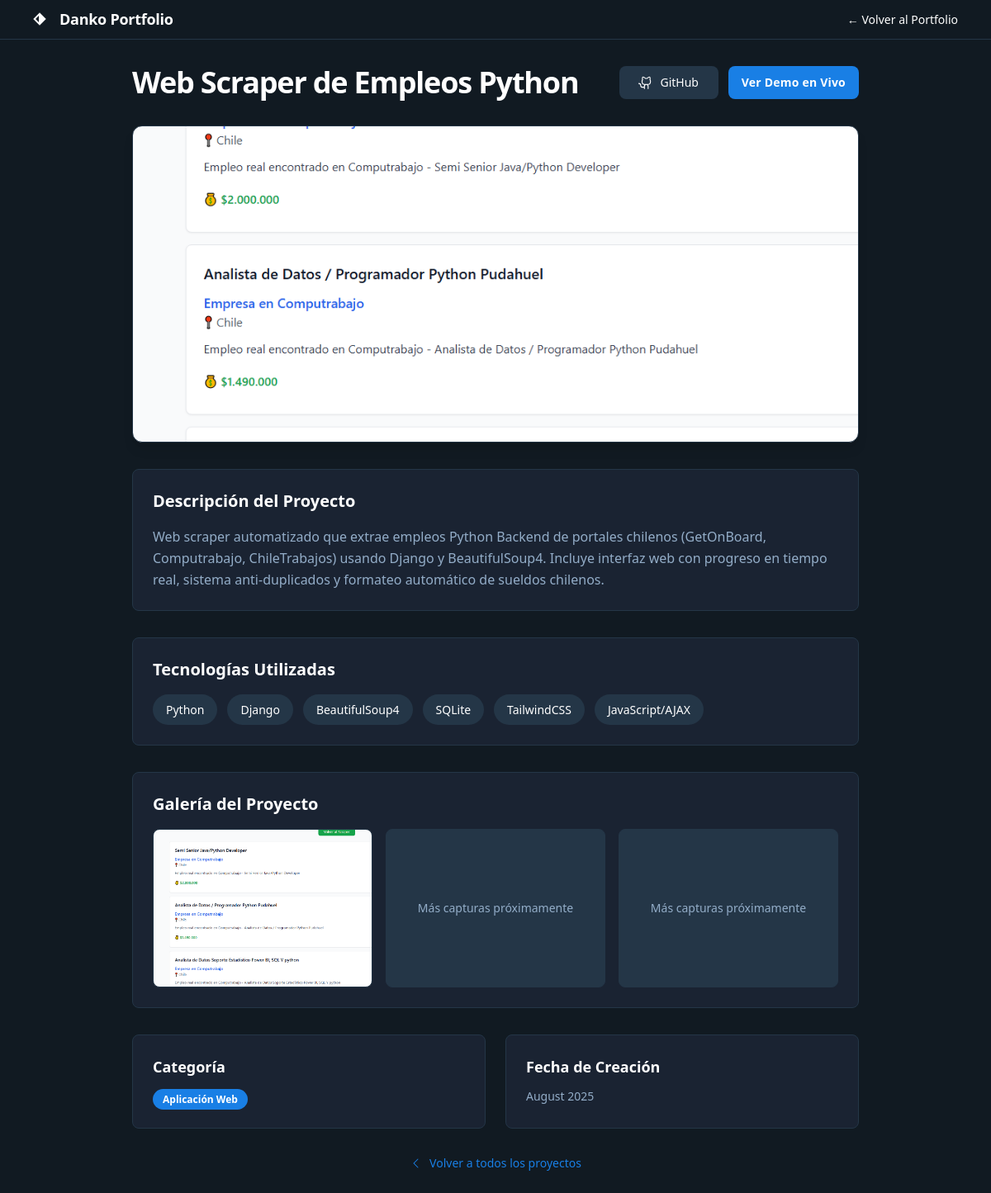
The page /proyecto/5/ on the database as committed earlier.
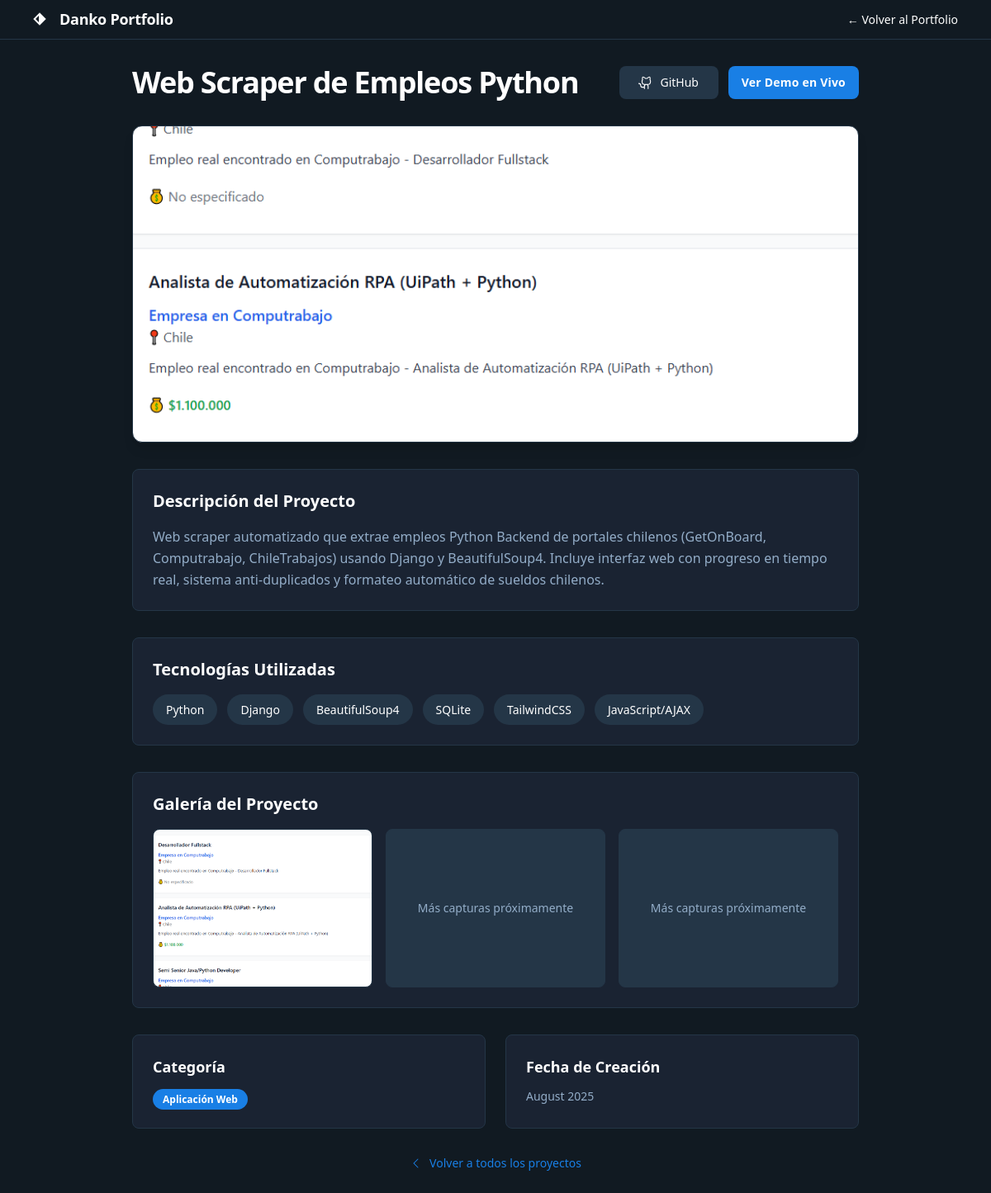
The same page on the database as committed later.
### projects/models.py (models this page shows, shortened)
class Project(models.Model):
    CATEGORY_CHOICES = [
        ('web_app', 'Aplicación Web'),
        ('api', 'API REST'),
        ('automation', 'Automatización'),
        ('iot', 'IoT'),
        ('other', 'Otro'),
    ]
    name = models.CharField(max_length=200)
    description = models.TextField()
    short_description = models.CharField(max_length=150, help_text="Descripción corta para preview", blank=True)
    image = models.CharField(max_length=255, blank=True, null=True, help_text="Path to static image (e.g., 'img/calculadora.PNG')")
    github_link = models.URLField(max_length=200, blank=True, null=True)
    demo_link = models.URLField(max_length=200, blank=True, null=True)
    technologies = models.CharField(max_length=200, help_text="Comma-separated list of technologies (e.g., Python, Django, PostgreSQL)")
    category = models.CharField(max_length=20, choices=CATEGORY_CHOICES, default='web_app')
    featured = models.BooleanField(default=False, help_text="Marcar como proyecto destacado")
    achievements = models.TextField(blank=True, help_text="Logros específicos del proyecto (separados por líneas)")
    created_date = models.DateField(default=timezone.now)
    order = models.IntegerField(default=0, help_text="Orden de visualización (menor número = primero)")
    class Meta:
        ordering = ['-featured', 'order', '-created_date']
    @property
    def technologies_list(self):
        if self.technologies:
            return [tech.strip() for tech in self.technologies.split(',')]
        return []

### projects/views.py (the view)
# urls.py: path('proyecto/<int:project_id>/', views.project_detail, name='project_detail'),
def project_detail(request, project_id):
    project = get_object_or_404(Project, id=project_id)
    return render(request, 'project_detail.html', {'project': project})

### templates/project_detail.html (shortened to what the changed rows need)
{% extends 'base.html' %}
{% load static %}
{% block content %}
<div class="relative flex size-full min-h-screen flex-col bg-[#111a22] dark group/design-root overflow-x-hidden" style='font-family: Manrope, "Noto Sans", sans-serif;'>
  <div class="layout-container flex h-full grow flex-col">
    <header class="flex items-center justify-between whitespace-nowrap border-b border-solid border-b-[#243647] px-10 py-3">
      <div class="flex items-center gap-4 text-white">
        <h2 class="text-white text-lg font-bold leading-tight tracking-[-0.015em]">Danko Portfolio</h2>
      </div>
    </header>
    <div class="px-10 lg:px-40 flex flex-1 justify-center py-8">
      <div class="layout-content-container flex flex-col max-w-[1200px] flex-1">
        <div class="flex flex-col lg:flex-row lg:items-center justify-between gap-4 mb-8">
          <div class="flex items-center gap-3">
            <h1 class="text-white text-3xl lg:text-4xl font-black leading-tight tracking-[-0.033em]">
              {{ project.name }}
            </h1>
          </div>
        </div>
        {% if project.image %}
        <div class="mb-8">
          <div class="w-full h-64 lg:h-96 bg-center bg-no-repeat bg-cover rounded-xl border border-[#243647] shadow-lg" style='background-image: url("{% static project.image %}');'></div>
        </div>
        {% endif %}
        <div class="bg-[#1a2332] rounded-lg p-6 mb-8 border border-[#243647]">
          <h2 class="text-white text-xl font-bold mb-4">Descripción del Proyecto</h2>
          <p class="text-[#93adc8] text-base leading-relaxed">{{ project.description }}</p>
        </div>
        {% if project.technologies %}
        <div class="bg-[#1a2332] rounded-lg p-6 mb-8 border border-[#243647]">
          <h2 class="text-white text-xl font-bold mb-4">Tecnologías Utilizadas</h2>
        </div>
        {% endif %}
        <div class="bg-[#1a2332] rounded-lg p-6 mb-8 border border-[#243647]">
          <h2 class="text-white text-xl font-bold mb-4">Galería del Proyecto</h2>
          <div class="grid grid-cols-1 md:grid-cols-2 lg:grid-cols-3 gap-4">
            {% if project.image %}
            <div class="bg-center bg-no-repeat bg-cover rounded-lg h-48 border border-[#243647] hover:border-[#197fe5] transition-all duration-300" style='background-image: url("{% static project.image %}');'></div>
            <div class="bg-[#243647] rounded-lg h-48 border border-[#243647] hover:border-[#197fe5] transition-all duration-300 flex items-center justify-center">
              <p class="text-[#93adc8] text-sm">Más capturas próximamente</p>
            </div>
            <div class="bg-[#243647] rounded-lg h-48 border border-[#243647] hover:border-[#197fe5] transition-all duration-300 flex items-center justify-center">
              <p class="text-[#93adc8] text-sm">Más capturas próximamente</p>
            </div>
            {% else %}
            <div class="bg-[#243647] rounded-lg h-48 border border-[#243647] flex items-center justify-center col-span-full">
              <p class="text-[#93adc8] text-sm">Imágenes próximamente</p>
            </div>
            {% endif %}
          </div>
        </div>
        <div class="grid grid-cols-1 lg:grid-cols-2 gap-6 mb-8">
          <div class="bg-[#1a2332] rounded-lg p-6 border border-[#243647]">
            <h3 class="text-white text-lg font-bold mb-3">Categoría</h3>
            <span class="bg-[#197fe5] text-white text-xs font-semibold px-3 py-1 rounded-full">
              {{ project.get_category_display }}
            </span>
          </div>
          <div class="bg-[#1a2332] rounded-lg p-6 border border-[#243647]">
            <h3 class="text-white text-lg font-bold mb-3">Fecha de Creación</h3>
            <p class="text-[#93adc8] text-sm">{{ project.created_date|date:"F Y" }}</p>
          </div>
        </div>
      </div>
    </div>
  </div>
</div>
{% endblock %}

Rows that differ between the two databases and show on the page:
changed Project "Web Scraper de Empleos Python": image: a different picture
